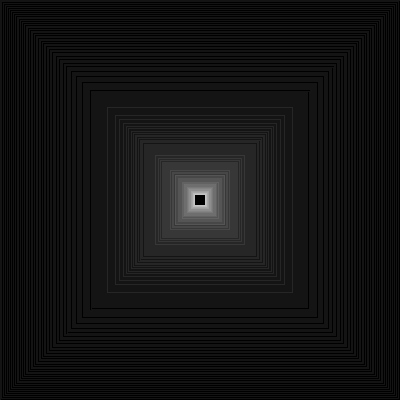
Frame 1 (no input)
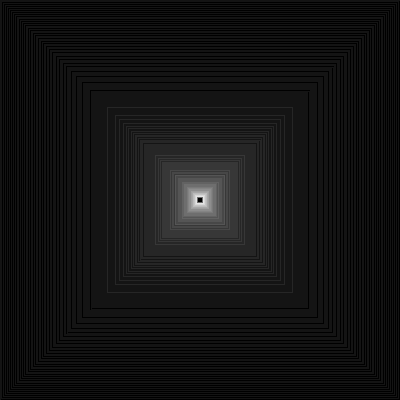
Frame 60 (the mouse pressed at the canvas centre just before this capture)
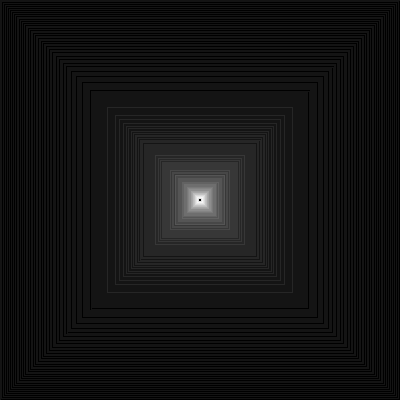
Frame 120 (the mouse held since frame 60 and released just before this capture)

The Processing sketch that drew these frames (run headless with seeded random() and noise(); from frame 60 on, the mouse is pressed at the canvas centre):

// Processing sketch: processing_48671
// ── processing_48671.pde

float rectWidth, rectHeight;

void setup()  {
  size(400,400);
  rectMode(CENTER);
  rectWidth = rectHeight = width;
  noFill();
  stroke(255, 20);
  background(0);
  //frameRate(5);
}

void draw()  {
  folia();
}

void folia()  {
  rect(width/2, height/2, rectWidth, rectHeight);
  rectWidth = rectWidth/1.01;
  rectHeight = rectHeight/1.01;
  if (rectWidth > 10)  {
    folia();
  } 
    
  println(rectWidth);
}
